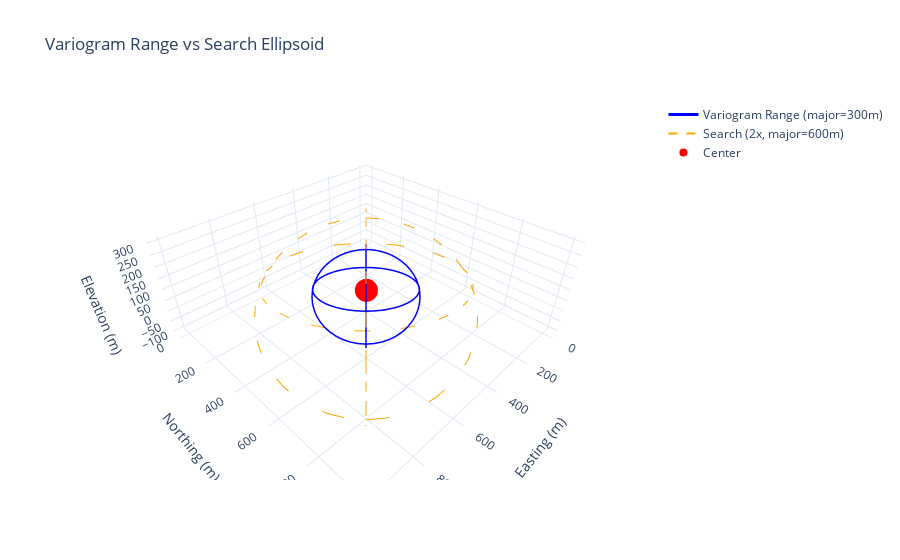

Notebook code for this chart:
### Markdown cell above
### Comparing Variogram and Search Ellipsoids

Visualize both the variogram ellipsoid and a scaled search ellipsoid together.

### Code cell
# Get the scaled search ellipsoid
search_ellipsoid = var_ellipsoid.scaled(2.0)

# Generate points for both
x_var, y_var, z_var = var_ellipsoid.wireframe_points(center=center, n_points=50)
x_search, y_search, z_search = search_ellipsoid.wireframe_points(center=center, n_points=50)

fig = go.Figure()

# Variogram ellipsoid (range)
fig.add_trace(go.Scatter3d(
    x=x_var, y=y_var, z=z_var,
    mode="lines",
    line=dict(color="blue", width=3),
    name=f"Variogram Range (major={var_ellipsoid.ranges.major:.0f}m)",
))

# Search ellipsoid (2x range)
fig.add_trace(go.Scatter3d(
    x=x_search, y=y_search, z=z_search,
    mode="lines",
    line=dict(color="orange", width=2, dash="dash"),
    name=f"Search (2x, major={search_ellipsoid.ranges.major:.0f}m)",
))

# Center point
fig.add_trace(go.Scatter3d(
    x=[center[0]], y=[center[1]], z=[center[2]],
    mode="markers",
    marker=dict(size=8, color="red"),
    name="Center",
))

fig.update_layout(
    title="Variogram Range vs Search Ellipsoid",
    scene=dict(
        xaxis_title="Easting (m)",
        yaxis_title="Northing (m)",
        zaxis_title="Elevation (m)",
        aspectmode="data",
    ),
    template="plotly_white",
)

fig.show()

### Figure 1 — Plotly figure (JSON) as saved in the notebook; plotly's stock layout.template omitted (floating-point values rounded to 4 significant figures; data arrays with more than 128 entries replaced by an {"elided": "..."} marker saying what was removed)
{"data": [{"line": {"color": "blue", "width": 3}, "mode": "lines", "name": "Variogram Range (major=300m)", "x": {"elided": "153 float values"}, "y": {"elided": "153 float values"}, "z": {"elided": "153 float values"}, "type": "scatter3d"}, {"line": {"color": "orange", "dash": "dash", "width": 2}, "mode": "lines", "name": "Search (2x, major=600m)", "x": {"elided": "153 float values"}, "y": {"elided": "153 float values"}, "z": {"elided": "153 float values"}, "type": "scatter3d"}, {"marker": {"color": "red", "size": 8}, "mode": "markers", "name": "Center", "x": [500], "y": [500], "z": [100], "type": "scatter3d"}], "layout": {"scene": {"xaxis": {"title": {"text": "Easting (m)"}}, "yaxis": {"title": {"text": "Northing (m)"}}, "zaxis": {"title": {"text": "Elevation (m)"}}, "aspectmode": "data"}, "title": {"text": "Variogram Range vs Search Ellipsoid"}}}
